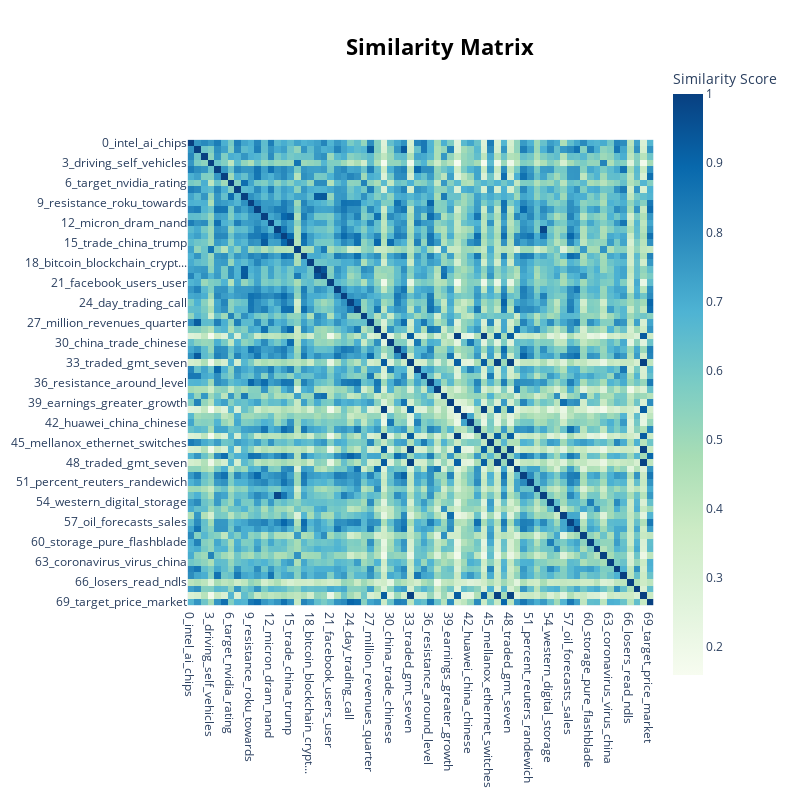

Source (notebook cell):
### Code cell
bert_topic.visualize_heatmap()

### Figure 1 — Plotly figure (JSON) as saved in the notebook; plotly's stock layout.template omitted (floating-point values rounded to 4 significant figures; data arrays with more than 128 entries replaced by an {"elided": "..."} marker saying what was removed)
{"data": [{"coloraxis": "coloraxis", "hovertemplate": "x: %{x}<br>y: %{y}<br>Similarity Score: %{z}<extra></extra>", "name": "0", "type": "heatmap", "x": ["0_intel_ai_chips", "1_million_quarter_revenues", "2_amd_graphics_radeon", "3_driving_self_vehicles", "4_semiconductor_earnings_etf", "5_tracey_value_podcast", "6_target_nvidia_rating", "7_apple_iphone_year", "8_nvidia_nvda_stock", "9_resistance_roku_towards", "10_etf_tech_fund", "11_futures_et_points", "12_micron_dram_nand", "13_performers_close_inc", "14_nyse_dow_nasdaq", "15_trade_china_trump", "16_driving_self_autonomous", "17_walmart_might_earnings", "18_bitcoin_blockchain_crypt...", "19_gaming_quarter_year", "20_nvidia_ai_gaming", "21_facebook_users_user", "22_analyst_zacks_reports", "23_stock_nasdaq_investing", "24_day_trading_call", "25_might_week_market", "26_revenue_eps_com", "27_million_revenues_quarter", "28_percent_dollar_yield", "29_traded_gmt_seven", "30_china_trade_chinese", "31_inc_nyse_nasdaq", "32_estimize_earnings_quarter", "33_traded_gmt_seven", "34_semiconductor_china_chip", "35_cadence_design_ip", "36_resistance_around_level", "37_us_targets_scenario", "38_rtx_gaming_tracing", "39_earnings_greater_growth", "40_traded_gmt_seven", "41_qualcomm_commission_pate...", "42_huawei_china_chinese", "43_oil_crude_prices", "44_traded_gmt_seven", "45_mellanox_ethernet_switches", "46_traded_gmt_seven", "47_trader_today_editor", "48_traded_gmt_seven", "49_fed_yesterday_nyse", "50_earnings_shares_illumina", "51_percent_reuters_randewich", "52_rallied_australian_climbed", "53_performers_close_fell", "54_western_digital_storage", "55_games_stadia_gaming", "56_earnings_estimates_members", "57_oil_forecasts_sales", "58_investment_zacks_earnings", "59_instances_ai_cloud", "60_storage_pure_flashblade", "61_esports_game_video", "62_baidu_apollo_driving", "63_coronavirus_virus_china", "64_microsoft_azure_google", "65_tsmc_smartphone_taiwan", "66_losers_read_ndls", "67_google_alphabet_android", "68_traded_gmt_seven", "69_target_price_market"], "xaxis": "x", "y": ["0_intel_ai_chips", "1_million_quarter_revenues", "2_amd_graphics_radeon", "3_driving_self_vehicles", "4_semiconductor_earnings_etf", "5_tracey_value_podcast", "6_target_nvidia_rating", "7_apple_iphone_year", "8_nvidia_nvda_stock", "9_resistance_roku_towards", "10_etf_tech_fund", "11_futures_et_points", "12_micron_dram_nand", "13_performers_close_inc", "14_nyse_dow_nasdaq", "15_trade_china_trump", "16_driving_self_autonomous", "17_walmart_might_earnings", "18_bitcoin_blockchain_crypt...", "19_gaming_quarter_year", "20_nvidia_ai_gaming", "21_facebook_users_user", "22_analyst_zacks_reports", "23_stock_nasdaq_investing", "24_day_trading_call", "25_might_week_market", "26_revenue_eps_com", "27_million_revenues_quarter", "28_percent_dollar_yield", "29_traded_gmt_seven", "30_china_trade_chinese", "31_inc_nyse_nasdaq", "32_estimize_earnings_quarter", "33_traded_gmt_seven", "34_semiconductor_china_chip", "35_cadence_design_ip", "36_resistance_around_level", "37_us_targets_scenario", "38_rtx_gaming_tracing", "39_earnings_greater_growth", "40_traded_gmt_seven", "41_qualcomm_commission_pate...", "42_huawei_china_chinese", "43_oil_crude_prices", "44_traded_gmt_seven", "45_mellanox_ethernet_switches", "46_traded_gmt_seven", "47_trader_today_editor", "48_traded_gmt_seven", "49_fed_yesterday_nyse", "50_earnings_shares_illumina", "51_percent_reuters_randewich", "52_rallied_australian_climbed", "53_performers_close_fell", "54_western_digital_storage", "55_games_stadia_gaming", "56_earnings_estimates_members", "57_oil_forecasts_sales", "58_investment_zacks_earnings", "59_instances_ai_cloud", "60_storage_pure_flashblade", "61_esports_game_video", "62_baidu_apollo_driving", "63_coronavirus_virus_china", "64_microsoft_azure_google", "65_tsmc_smartphone_taiwan", "66_losers_read_ndls", "67_google_alphabet_android", "68_traded_gmt_seven", "69_target_price_market"], "yaxis": "y", "z": {"elided": "70x70 float values"}}], "layout": {"coloraxis": {"colorbar": {"title": {"text": "Similarity Score"}}, "colorscale": [[0, "rgb(247,252,240)"], [0.125, "rgb(224,243,219)"], [0.25, "rgb(204,235,197)"], [0.375, "rgb(168,221,181)"], [0.5, "rgb(123,204,196)"], [0.625, "rgb(78,179,211)"], [0.75, "rgb(43,140,190)"], [0.875, "rgb(8,104,172)"], [1, "rgb(8,64,129)"]]}, "height": 800, "hoverlabel": {"bgcolor": "white", "font": {"family": "Rockwell", "size": 16}}, "legend": {"title": {"text": "Trend"}}, "margin": {"t": 60}, "showlegend": true, "title": {"font": {"color": "Black", "size": 22}, "text": "<b>Similarity Matrix</b>", "x": 0.55, "xanchor": "center", "y": 0.95, "yanchor": "top"}, "width": 800, "xaxis": {"anchor": "y", "constrain": "domain", "domain": [0, 1], "scaleanchor": "y"}, "yaxis": {"anchor": "x", "autorange": "reversed", "constrain": "domain", "domain": [0, 1]}}}
